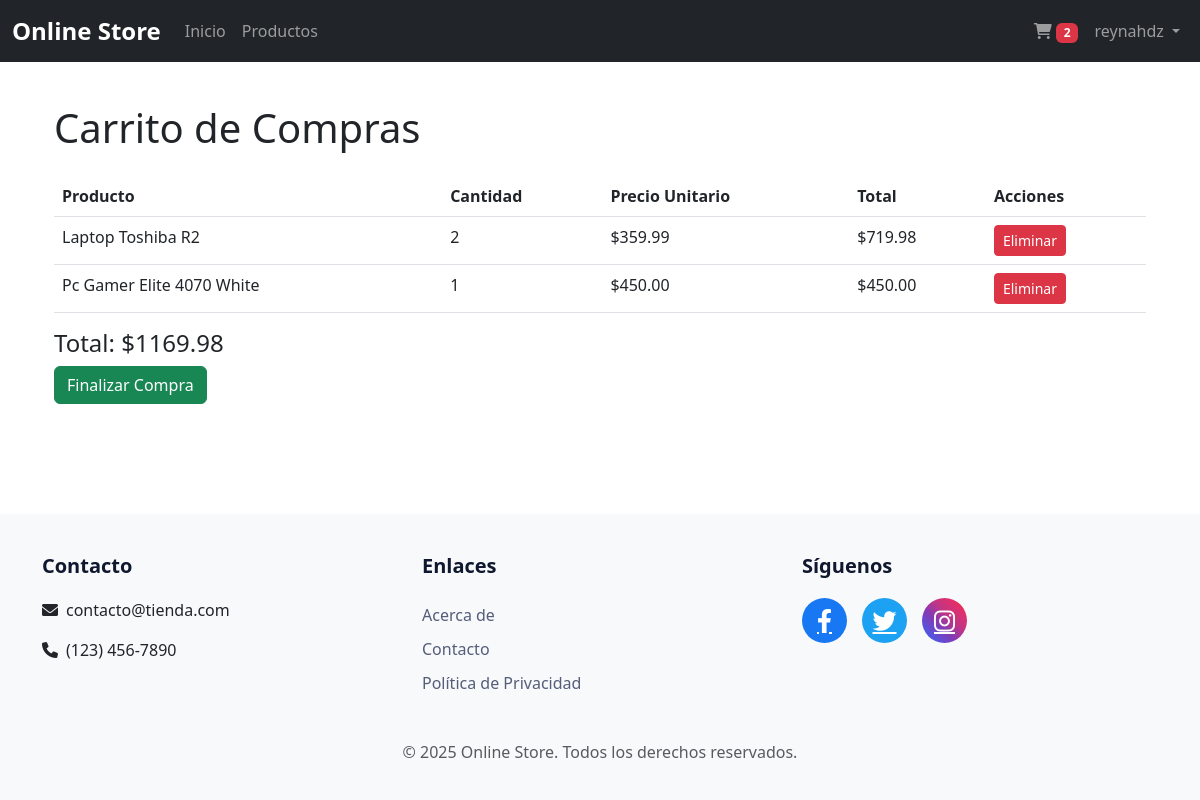
The page /cart/ (signed in) on the database its author committed.
### tasks/models.py (models this page shows, shortened)
class OrderItem(models.Model):
    order = models.ForeignKey(Order, on_delete=models.CASCADE, related_name='items')
    product = models.ForeignKey(Product, on_delete=models.CASCADE)
    quantity = models.PositiveIntegerField(default=1)
    price = models.DecimalField(max_digits=10, decimal_places=2)
    def get_total(self):
        return self.quantity * self.price

class Product(models.Model):
    name = models.CharField(max_length=200)
    category = models.ForeignKey(Category, on_delete=models.CASCADE)
    description = models.TextField(blank=True, null=True)
    price = models.DecimalField(max_digits=10, decimal_places=2)
    stock = models.PositiveIntegerField(default=0)
    image = models.ImageField(upload_to='products/', blank=True, null=True)  # Campo opcional
    created_at = models.DateTimeField(auto_now_add=True)
    updated_at = models.DateTimeField(auto_now=True)

class Order(models.Model):
    user = models.ForeignKey(User, on_delete=models.CASCADE)
    created_at = models.DateTimeField(auto_now_add=True)
    updated_at = models.DateTimeField(auto_now=True)
    total = models.DecimalField(max_digits=10, decimal_places=2, default=0)
    is_completed = models.BooleanField(default=False)

### tasks/views.py (the view)
# urls.py: path("cart/", views.view_cart, name="view_cart"),
def view_cart(request):
    if not request.user.is_authenticated:
        messages.error(request, "Debes iniciar sesión para ver el carrito.")
        return redirect("signin")
    order = Order.objects.filter(user=request.user, is_completed=False).first()
    return render(request, "inventory/cart.html", {"order": order})

### tasks/templates/inventory/cart.html
{% extends 'layouts/base.html' %}
{% block content %}
<div class="container">
    <h1 class="my-4">Carrito de Compras</h1>
    {% if order and order.items.all %}
    <table class="table">
        <thead>
            <tr>
                <th>Producto</th>
                <th>Cantidad</th>
                <th>Precio Unitario</th>
                <th>Total</th>
                <th>Acciones</th>
            </tr>
        </thead>
        <tbody>
            {% for item in order.items.all %}
            <tr>
                <td>{{ item.product.name }}</td>
                <td>{{ item.quantity }}</td>
                <td>${{ item.price }}</td>
                <td>${{ item.get_total }}</td>
                <td>
                    <a href="{% url 'remove_from_cart' item.id %}" class="btn btn-danger btn-sm">Eliminar</a>
                </td>
            </tr>
            {% endfor %}
        </tbody>
    </table>
    <h4>Total: ${{ order.total }}</h4>
    <a href="{% url 'checkout' %}" class="btn btn-success">Finalizar Compra</a>
    {% else %}
    <p>Tu carrito está vacío.</p>
    {% endif %}
</div>
{% endblock %}

### tasks/templates/layouts/base.html (shortened to what this page needs)
{% load static %}
<!DOCTYPE html>
<html lang="en">
<head>
    <link href="https://cdn.jsdelivr.net/npm/bootstrap@5.3.0/dist/css/bootstrap.min.css" rel="stylesheet">
    <link href="https://cdnjs.cloudflare.com/ajax/libs/font-awesome/6.0.0-beta3/css/all.min.css" rel="stylesheet">
    <link rel="stylesheet" href="{% static 'css/base.css' %}">
</head>
<body>
    <nav class="navbar navbar-expand-lg navbar-dark bg-dark fixed-top" aria-label="Navegación principal">
        <div class="container-fluid">
            <a class="navbar-brand" href="/">Online Store</a>
            <div class="collapse navbar-collapse" id="navbarNav">
                <ul class="navbar-nav me-auto mb-2 mb-lg-0">
                    <li class="nav-item">
                        <a class="nav-link {% if request.path == '/' %}active{% endif %}"
                            href="{% url 'home' %}"
                            {% if request.path == '/' %}aria-current="page"{% endif %}>
                            Inicio
                        </a>
                    </li>
                    <li class="nav-item">
                        <a class="nav-link {% if request.path == '/products/' %}active{% endif %}"
                            href="{% url 'product_list' %}"
                            {% if request.path == '/products/' %}aria-current="page"{% endif %}>
                            Productos
                        </a>
                    </li>
                </ul>
                <ul class="navbar-nav ms-auto mb-2 mb-lg-0">
                    <li class="nav-item">
                        <a class="nav-link" href="{% url 'view_cart' %}">
                            <i class="fas fa-shopping-cart"></i>
                            <span class="badge bg-danger" id="cart-count">
                            </span>
                        </a>
                    </li>
                    {% if user.is_authenticated %}
                        <li class="nav-item dropdown">
                            <a class="nav-link dropdown-toggle" href="#" id="navbarDropdown" role="button" data-bs-toggle="dropdown" aria-expanded="false">
                                {{ user.username }}
                            </a>
                        </li>
                    {% endif %}
                </ul>
            </div>
        </div>
    </nav>
    <main class="container mt-4 flex-grow-1">
        {% block content %}{% endblock %}
    </main>
    <footer class="footer">
        <div class="container">
            <div class="row">
                <div class="col-md-4">
                    <h5 class="footer-title">Contacto</h5>
                    <address>
                        <p><i class="fas fa-envelope me-2"></i>contacto@tienda.com</p>
                        <p><i class="fas fa-phone me-2"></i>(123) 456-7890</p>
                    </address>
                </div>
                <div class="col-md-4">
                    <h5 class="footer-title">Enlaces</h5>
                    <ul class="list-unstyled footer-links">
                        <li><a href="{% url 'about' %}">Acerca de</a></li>
                        <li><a href="{% url 'contact' %}">Contacto</a></li>
                        <li><a href="{% url 'privacy' %}">Política de Privacidad</a></li>
                    </ul>
                </div>
                <div class="col-md-4">
                    <h5 class="footer-title">Síguenos</h5>
                    <div class="social-links">
                        <a href="https://facebook.com" target="_blank" rel="noopener" class="social-link facebook" aria-label="Facebook">
                            <i class="fab fa-facebook-f"></i>
                        </a>
                        <a href="https://twitter.com" target="_blank" rel="noopener" class="social-link twitter" aria-label="Twitter">
                            <i class="fab fa-twitter"></i>
                        </a>
                        <a href="https://instagram.com" target="_blank" rel="noopener" class="social-link instagram" aria-label="Instagram">
                            <i class="fab fa-instagram"></i>
                        </a>
                    </div>
                </div>
            </div>
            <div class="text-center mt-4">
                <p class="text-muted">© 2025 Online Store. Todos los derechos reservados.</p>
            </div>
        </div>
    </footer>
</body>
</html>

### tasks/static/css/base.css (style rules this page uses)
body { padding-top: 56px; display: flex; flex-direction: column; min-height: 100vh; }
.navbar-brand { font-weight: bold; font-size: 1.5rem; }
.footer { background-color: #f8f9fa; padding: 40px 0 20px; margin-top: auto; }
.footer-title { color: #10182F; font-weight: 600; margin-bottom: 20px; }
.footer-links a { color: #545D7A; text-decoration: none; transition: color 0.3s ease; display: block; padding: 5px 0; }
.social-links { display: flex; gap: 15px; justify-content: flex-start; margin-top: 15px; }
.social-link { width: 45px; height: 45px; border-radius: 50%; display: flex; align-items: center; justify-content: center; color: #fff; font-size: 24px; transition: all 0.3s ease; }
.social-link.facebook { background-color: #1877f2; }
.social-link.twitter { background-color: #1da1f2; }
.social-link.instagram { background: linear-gradient(45deg, #405de6, #5851db, #833ab4, #c13584, #e1306c, #fd1d1d); }

### rows shown on the page
OrderItem: product.name "Laptop Toshiba R2", quantity "2", price "359.99", get_total "719.98"
OrderItem: product.name "Pc Gamer Elite 4070 White", quantity "1", price "450.00", get_total "450.00"
Order: total "1169.98"

### other values the page prints
{{ user.username }} "reynahdz"
